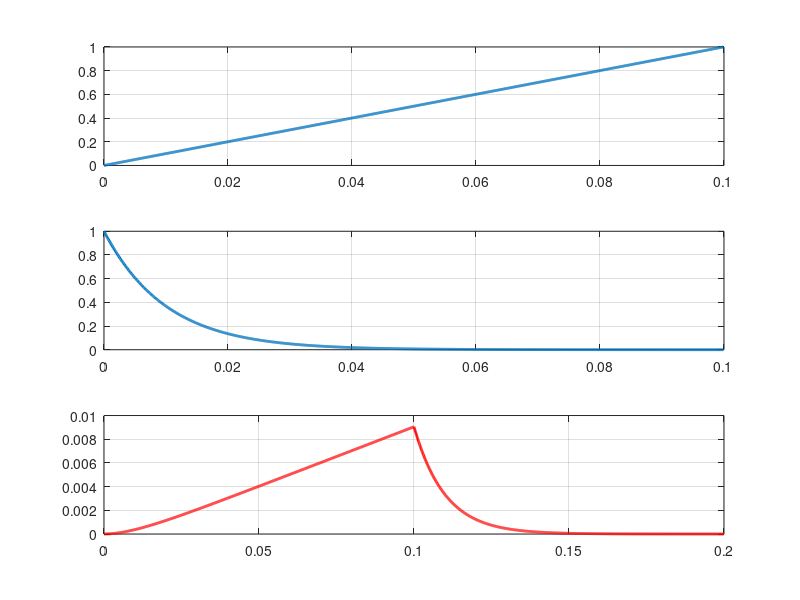

This figure's MATLAB source:
%Valoarea de la linia 23 se inmulteste cu tpas pentru a reduce amplitudinea
%semnalului obtinut in urma convolutiei.
%In urma convolutiei se obtine prin deplasarea semnalului dreptunghiular pe
%axa timpului ca la inceputul suprapunerii cu semnalul exponential
%o rampa crescatoate pana in momentul cand semnalele sunt suprapuse
%perfect in punctul de maxim dupa care prin continuarea deplasarii si obtine
%o scadere exponentiala pana in 0 cand semnalul dreptunghiular depaseste
%semnalul exponential
%Pentru obtinerea unei variatii mai line pentru exponentiala se poate
%micsora f;
clc
clear

tstart = 0;
tstop = 0.1;
tpas = 0.0001;
f = 100;

t = tstart : tpas : tstop;
x = 10*t;

subplot(3,1,1);
plot( t, x, 'linewidth',2);
axis([0, 0.1001, 0, 1]);
grid on;

h = 1 * exp(-f*t);

subplot(3, 1, 2);
plot( t, h, 'linewidth',2);
axis([0 0.1001 0 1]);
grid on;

t2 = 2*tstart : tpas : 2*tstop;
y = conv(x, h) * tpas;

subplot(3, 1, 3);
plot( t2, y, 'r', 'linewidth', 2);
grid on;